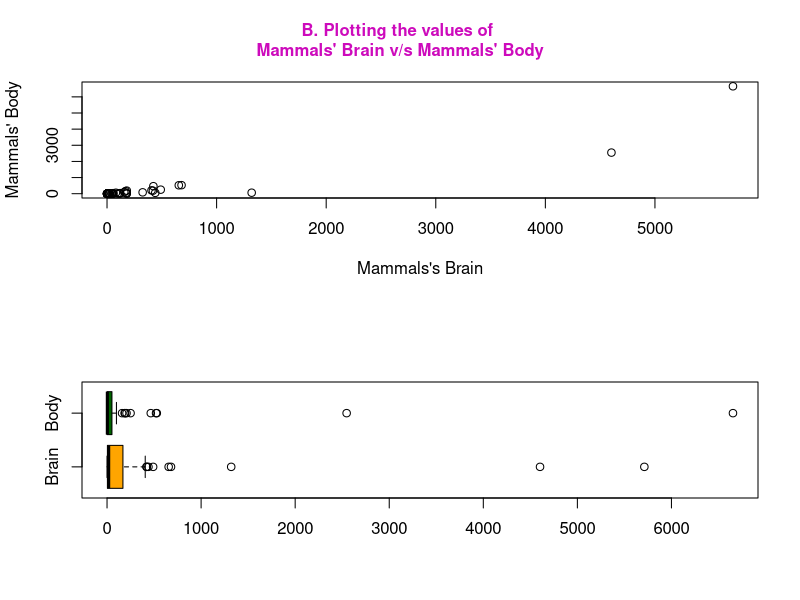
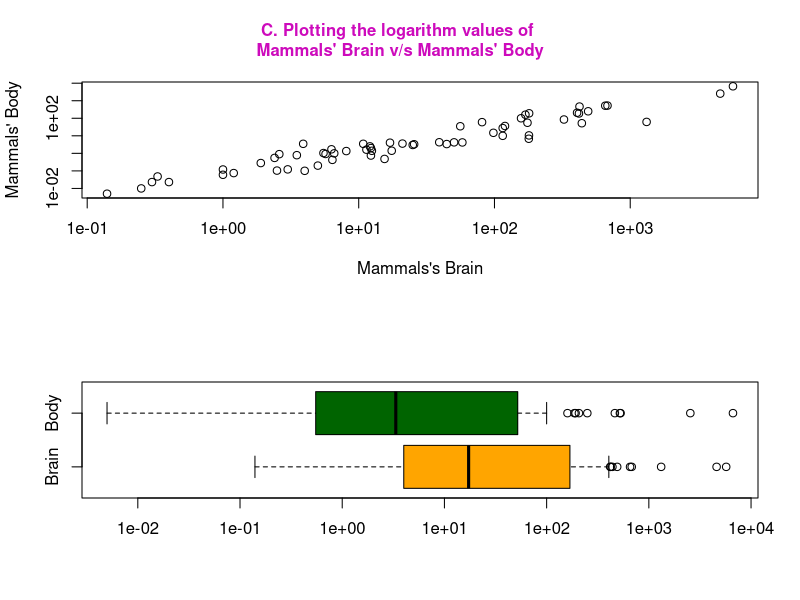
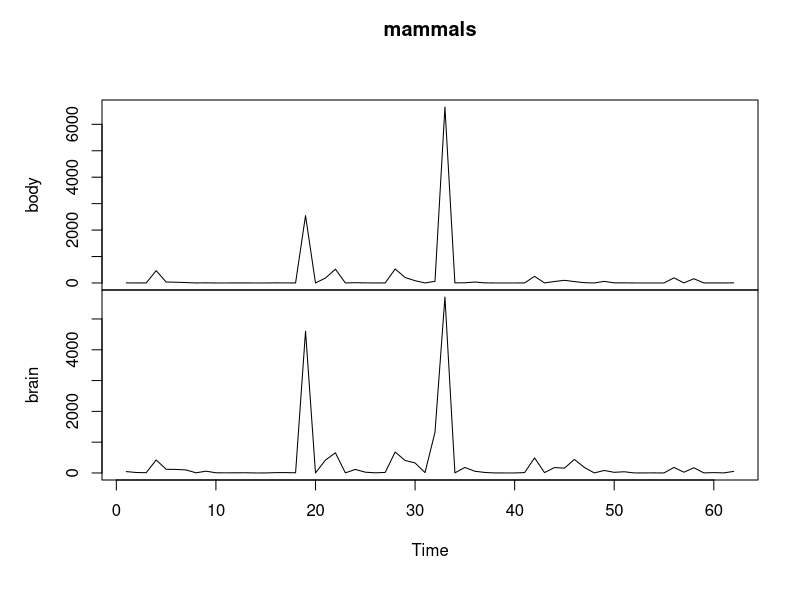
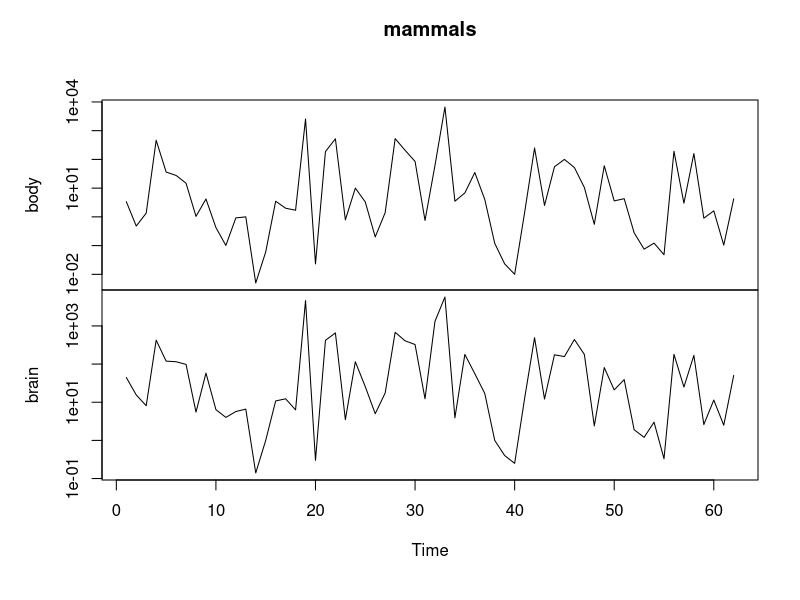

Write the R code that produced these figures, in order.
library('MASS', 'ggpubr')
options(warn = -1)

attach(mammals)

pearson <- cor(x = mammals$body,
               y = mammals$brain,
               method = 'pearson')

spearman <- cor(x = mammals$body,
                y = mammals$brain,
                method = 'spearman')
cat(
  "\n\t\t\t Practical 4 \n\n\n A. Pearson & Spearman Correlation Coefficients\n",
  '\n\n Pearson Correlation Coefficient (cor)  \t : ',
  pearson,
  '\n\n Spearman Correltaion Coefficient (rho) \t : ',
  spearman,
  '\n\n Pearson & Spearman coefficients are equal ?\t : ',
  spearman == pearson,
  '\n\n Difference of Spearman & Pearson coefficients : ',
  spearman - pearson,
  '\n\n Any other Similarities : \n\t\t Both Correlation coefficients are showing a
        strong positive realtionship & association between
        Mammals\' Body & Brain !!!\n'
)

# B. Plotting the mammals data.frame
par(mfrow = c(2, 1))

plot(
  x = mammals$brain,
  y = mammals$body,
  xlab = 'Mammals\'s Brain',
  ylab = 'Mammals\' Body'
)

boxplot(
  x = mammals$brain,
  mammals$body,
  horizontal = TRUE,
  names = c('Brain', 'Body'),
  col = c('orange', 'dark green')
)

mtext(
  text = 'B. Plotting the values of \nMammals\' Brain v/s Mammals\' Body',
  outer = TRUE,
  col = 6,
  line = -3,
  font = 2
)


# C. Plotting the log values of mammals data.frame
plot(
  x = mammals$brain,
  y = mammals$body,
  xlab = 'Mammals\'s Brain',
  ylab = 'Mammals\' Body',
  log = 'xy'
)

boxplot(
  x = mammals$brain,
  mammals$body,
  horizontal = TRUE,
  names = c('Brain', 'Body'),
  col = c('orange', 'dark green'),
  log = 'x'
)

mtext(
  text = 'C. Plotting the logarithm values of \nMammals\' Brain v/s Mammals\' Body',
  outer = TRUE,
  col = 6,
  line = -3,
  font = 2
)

# Practice
plot.ts(mammals)
plot.ts(mammals, log = 'y')
